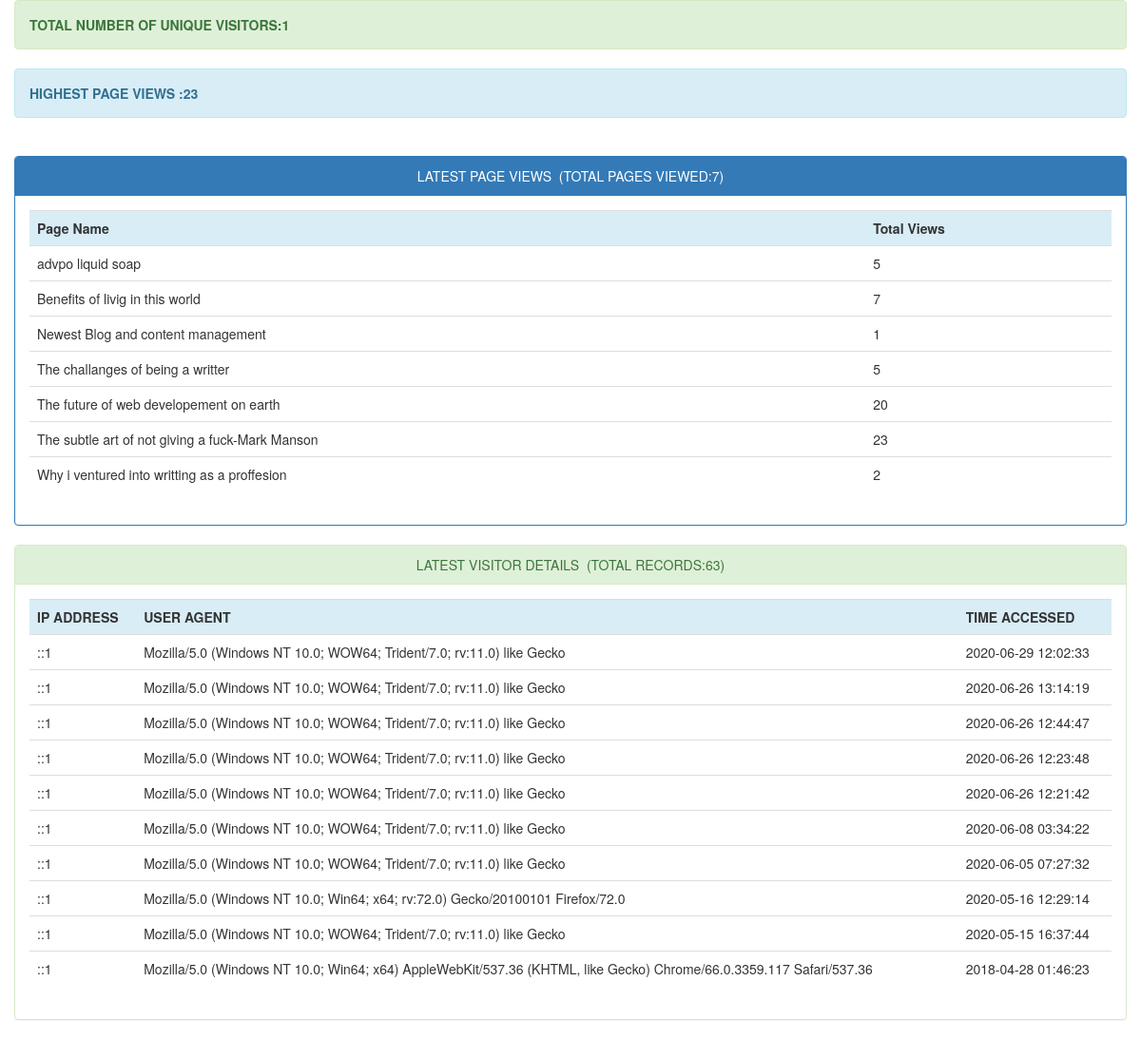
Page /adminstats/index.php on the committed database.
### tables this page shows
CREATE TABLE IF NOT EXISTS `page_hits` (
  `page` varchar(255) NOT NULL,
  `count` int(11) DEFAULT NULL,
  PRIMARY KEY (`page`)
);

CREATE TABLE IF NOT EXISTS `visitor_info` (
  `id` int(11) NOT NULL AUTO_INCREMENT,
  `ip_address` varchar(255) DEFAULT NULL,
  `user_agent` varchar(255) DEFAULT NULL,
  `time_accessed` timestamp NOT NULL DEFAULT CURRENT_TIMESTAMP,
  PRIMARY KEY (`id`)
);

### adminstats/index.php (the view, shortened to what this page needs)
<!DOCTYPE html>
<html>
<head>
	<link rel="stylesheet" type="text/css" href="bootstrap/css/bootstrap.css">
	<link rel="stylesheet" type="text/css" href="bootstrap/css/bootstrap.min.css">
</head>
<body>
	<div class="container">
		<div class="row">
			<div class="alert alert-success">
				<strong><?php
				$sql = "SELECT COUNT(DISTINCT ip_address) AS alias FROM visitor_info";
				$query = $db->prepare($sql);
				$query->execute();
				$unique_visitors = $query->fetch()['alias'];
				echo "TOTAL NUMBER OF UNIQUE VISITORS:".$unique_visitors;
				?></strong>
			</div>
			<div class="alert alert-info">
				<strong><?php
				$sql = "SELECT MAX(count) AS maximum FROM page_hits";
				$query = $db->prepare($sql);
				$query->execute();
				$maxcount = $query->fetch()['maximum'];
				echo "HIGHEST PAGE VIEWS :".$maxcount;
				?></strong>
			</div><br>
			<div class="panel panel-primary">
				<div class="panel-heading text-center">LATEST PAGE VIEWS&nbsp;&nbsp;(TOTAL PAGES VIEWED:<?php require_once("count_pages.php"); ?>)</div>
				<div class="panel-body">
					<div class="table-responsive">
						<table class="table">
							<tr class="info">
								<th>Page Name</th>
								<th>Total Views</th>
							</tr>
							<?php
							include("connect.php");
							try {
								$con=new PDO($dsn,$username,$password);
								$con->setAttribute(PDO::ATTR_ERRMODE,PDO::ERRMODE_EXCEPTION);
							} catch (Exception $ex) {
								echo 'Not Connected '.$ex->getMessage();
							}
							$stmt=$con->prepare('SELECT * FROM page_hits LIMIT 30');
							$stmt->execute();
							$resources=$stmt->fetchAll();
							foreach ($resources as $resource) {
								echo '
								<tr>
								<td>'.$resource['page'].'</td>
								<td>'.$resource['count'].'</td>
								</tr>';
							}
							?>
						</table>
					</div>
				</div>
			</div>
		</div>
		<div class="row">
			<div class="panel panel-success">
				<div class="panel-heading text-center">LATEST VISITOR DETAILS&nbsp;&nbsp;(TOTAL RECORDS:<?php require_once("count_user_stats.php"); ?>)</div>
				<div class="panel-body">
					<div class="table-responsive">
						<table class="table">
							<tr class="info">
								<th>IP ADDRESS</th>
								<th>USER AGENT</th>
								<th>TIME ACCESSED</th>
							</tr>
							<?php
							include("connect.php");
							try {
								$con=new PDO($dsn,$username,$password);
								$con->setAttribute(PDO::ATTR_ERRMODE,PDO::ERRMODE_EXCEPTION);
							} catch (Exception $ex) {
								echo 'Not Connected '.$ex->getMessage();
							}
							$stmt=$con->prepare('SELECT * FROM visitor_info ORDER BY time_accessed DESC LIMIT 10');
							$stmt->execute();
							$resources=$stmt->fetchAll();
							foreach ($resources as $resource) {
								echo '
								<tr>
								<td>'.$resource['ip_address'].'</td>
								<td>'.$resource['user_agent'].'</td>
								<td>'.$resource['time_accessed'].'</td>
								</tr>';
							}
							?>
						</table>
					</div>
				</div>
			</div>
		</div>
	</div>
</body>
</html>

### rows in the picture
page_hits: page "advpo liquid soap", count "5"
page_hits: page "Benefits of livig in this world", count "7"
page_hits: page "Newest Blog and content management", count "1"
page_hits: page "The challanges of being a writter", count "5"
page_hits: page "The future of web developement on earth", count "20"
page_hits: page "The subtle art of not giving a fuck-Mark Manson", count "23"
page_hits: page "Why i ventured into writting as a proffesion", count "2"
visitor_info: ip_address "::1", user_agent "Mozilla/5.0 (Windows NT 10.0; WOW64; Trident/7.0; rv:11.0) like Gecko", time_accessed "2020-06-29 12:02:33"
visitor_info: ip_address "::1", user_agent "Mozilla/5.0 (Windows NT 10.0; WOW64; Trident/7.0; rv:11.0) like Gecko", time_accessed "2020-06-26 13:14:19"
visitor_info: ip_address "::1", user_agent "Mozilla/5.0 (Windows NT 10.0; WOW64; Trident/7.0; rv:11.0) like Gecko", time_accessed "2020-06-26 12:44:47"
visitor_info: ip_address "::1", user_agent "Mozilla/5.0 (Windows NT 10.0; WOW64; Trident/7.0; rv:11.0) like Gecko", time_accessed "2020-06-26 12:23:48"
visitor_info: ip_address "::1", user_agent "Mozilla/5.0 (Windows NT 10.0; WOW64; Trident/7.0; rv:11.0) like Gecko", time_accessed "2020-06-26 12:21:42"
visitor_info: ip_address "::1", user_agent "Mozilla/5.0 (Windows NT 10.0; WOW64; Trident/7.0; rv:11.0) like Gecko", time_accessed "2020-06-08 03:34:22"
visitor_info: ip_address "::1", user_agent "Mozilla/5.0 (Windows NT 10.0; WOW64; Trident/7.0; rv:11.0) like Gecko", time_accessed "2020-06-05 07:27:32"
visitor_info: ip_address "::1", user_agent "Mozilla/5.0 (Windows NT 10.0; Win64; x64; rv:72.0) Gecko/20100101 Firefox/72.0", time_accessed "2020-05-16 12:29:14"
visitor_info: ip_address "::1", user_agent "Mozilla/5.0 (Windows NT 10.0; WOW64; Trident/7.0; rv:11.0) like Gecko", time_accessed "2020-05-15 16:37:44"
visitor_info: ip_address "::1", user_agent "Mozilla/5.0 (Windows NT 10.0; Win64; x64) AppleWebKit/537.36 (KHTML, like Gecko) Chrome/66.0.3359.117 Safari/537.36", time_accessed "2018-04-28 01:46:23"

### other values in the picture
$unique_visitors "1"
$maxcount "23"
$rowcount "7"
$rowcount "63"
